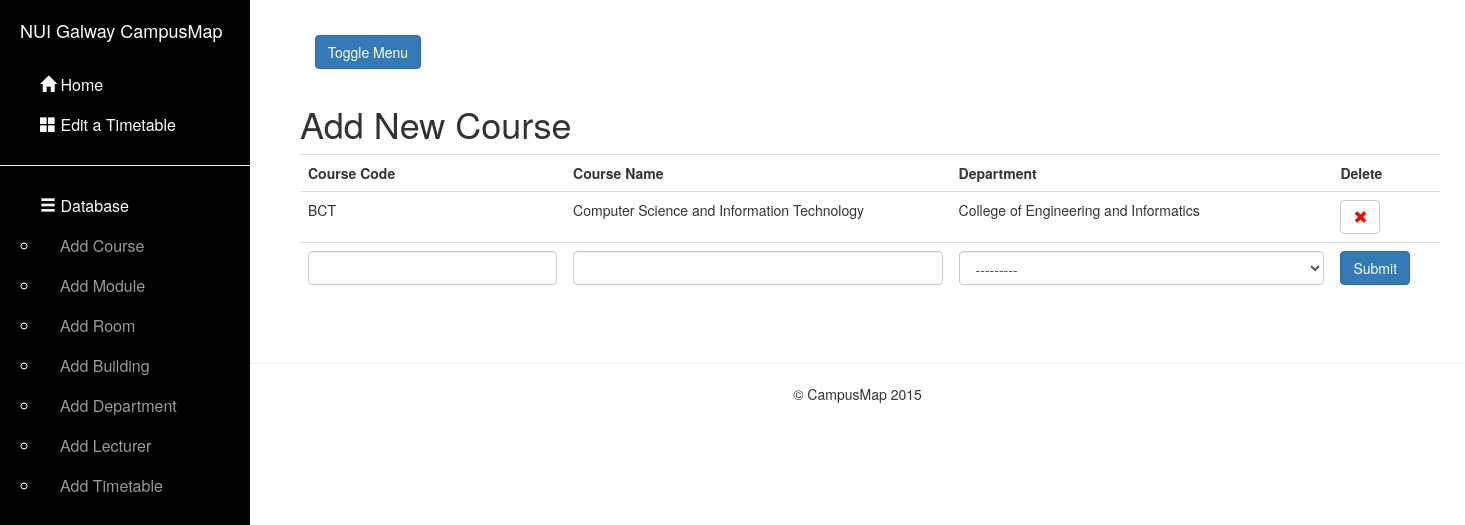
/course/, run on an earlier commit of the app's database.
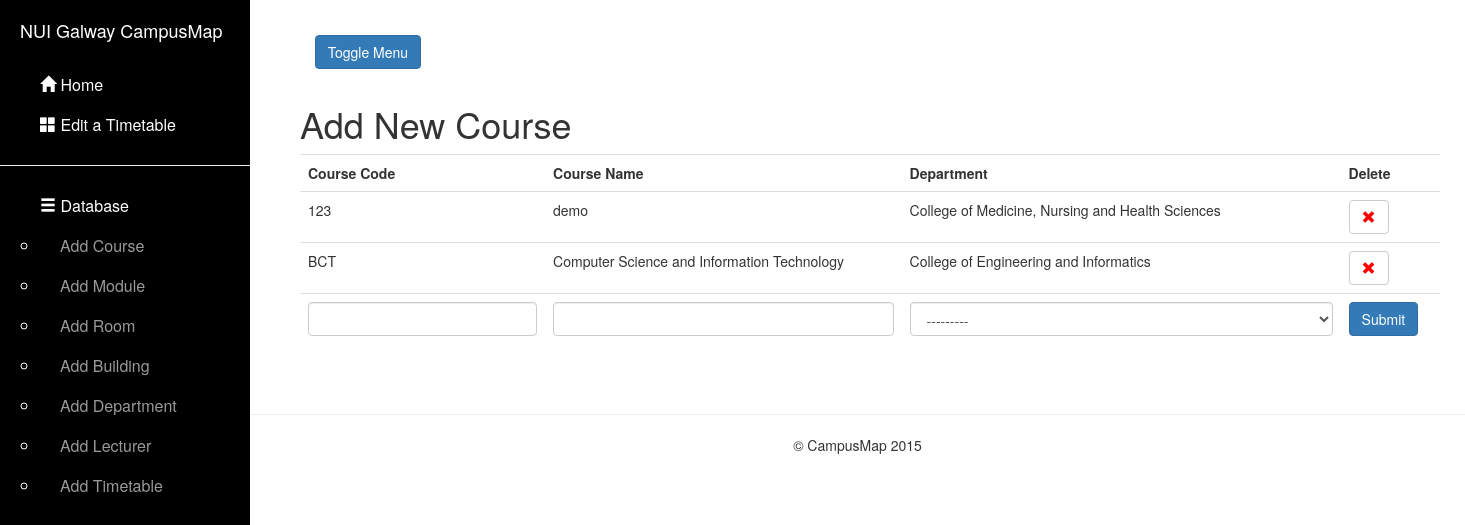
And on a later commit of the database.
### map/models.py (models this page shows, shortened)
class Course(models.Model):
    courseCode = models.CharField(max_length = 7, primary_key=True)
    courseName = models.CharField(max_length = 50)
    department = models.ForeignKey(Department)

class Department(models.Model):
    depName = models.CharField(max_length = 70, primary_key=True)
    def __str__(self):
        return "%s" % self.depName

### map/views.py (the view)
# urls.py: url(r'^course/$', 'course'),
def course(request):
    query_results = Course.objects.all().order_by('courseCode')
    if request.method == 'GET':
        message = request.GET.get('message')
        if message == 'delete':
            record = request.GET.get('toDelete')
            Course.objects.filter(courseCode=record).delete()
    if request.method == 'POST': # If the form has been submitted...
        form = CourseForm(request.POST) # A form bound to the POST data
        if form.is_valid(): # All validation rules pass
            save_it = form.save()
            save_it.save()
            return HttpResponseRedirect('/course/') # Redirect after POST
    else:
        form = CourseForm() # An unbound form
    return render_to_response('dbstuff/addcourse.html', locals(),context_instance=RequestContext(request))

### map/forms.py
class CourseForm(forms.ModelForm):
    courseCode = forms.CharField(max_length=15,label = mark_safe('<strong>Code</strong>'))
    courseName = forms.CharField(max_length=50,label = mark_safe('<strong>Name</strong>'))
    department = queryset=Department.objects.all()
    class Meta:
        model = Course
        fields = "__all__"

### CampusMap/templates/dbstuff/addcourse.html (shortened to what this page needs)
{% extends "base.html" %}
{% block content %}
    <div class="container">
            <h1>Add New Course</h1>
            <table class="table" id="test">
                <tr>
                    <th>Course Code</th>
                    <th>Course Name</th>
                    <th>Department</th>
                    <th>Delete</th>
                </tr>
                {% for item in query_results %}
                 <tr>
                    <td >{{  item.courseCode }}</td>
                    <td>{{  item.courseName }}</td>
                    <td>{{  item.department }}</td>
                    <td>
                        <button type="submit" onclick="getRecordDetails('course')" class="btn btn-default" aria-label="Left Align" style="color: red">
                            <span class="glyphicon glyphicon-remove" aria-hidden="true"></span>
                        </button>
                    </td>
                 </tr>
                {% endfor %}
                <tr>
                <form class="form-contact" action="" method="POST">
                    {% for field in form %}
                    <td>
                        {% ifequal field.name "department" %}
                            <select class="form-control" name="{{ field.name }}" id="id_{{ field.name }}">
                                <option value= {{ form.department }}
                        {% else %}
                            <input type="text" class="form-control" name="{{ field.name }}" id="id_{{ field.name }}">
                        {% endifequal %}
                    </td>
                    {% endfor %}
                    <td>
                        <input type="submit" value="Submit"  class="btn btn-primary">
                    </td>
                    </form>
            </table>
        </div>
{%  endblock %}

What changed in the data, as far as the page shows it:
added Course: courseCode "123", courseName "demo", department "College of Medicine, Nursing and Health Sciences"
